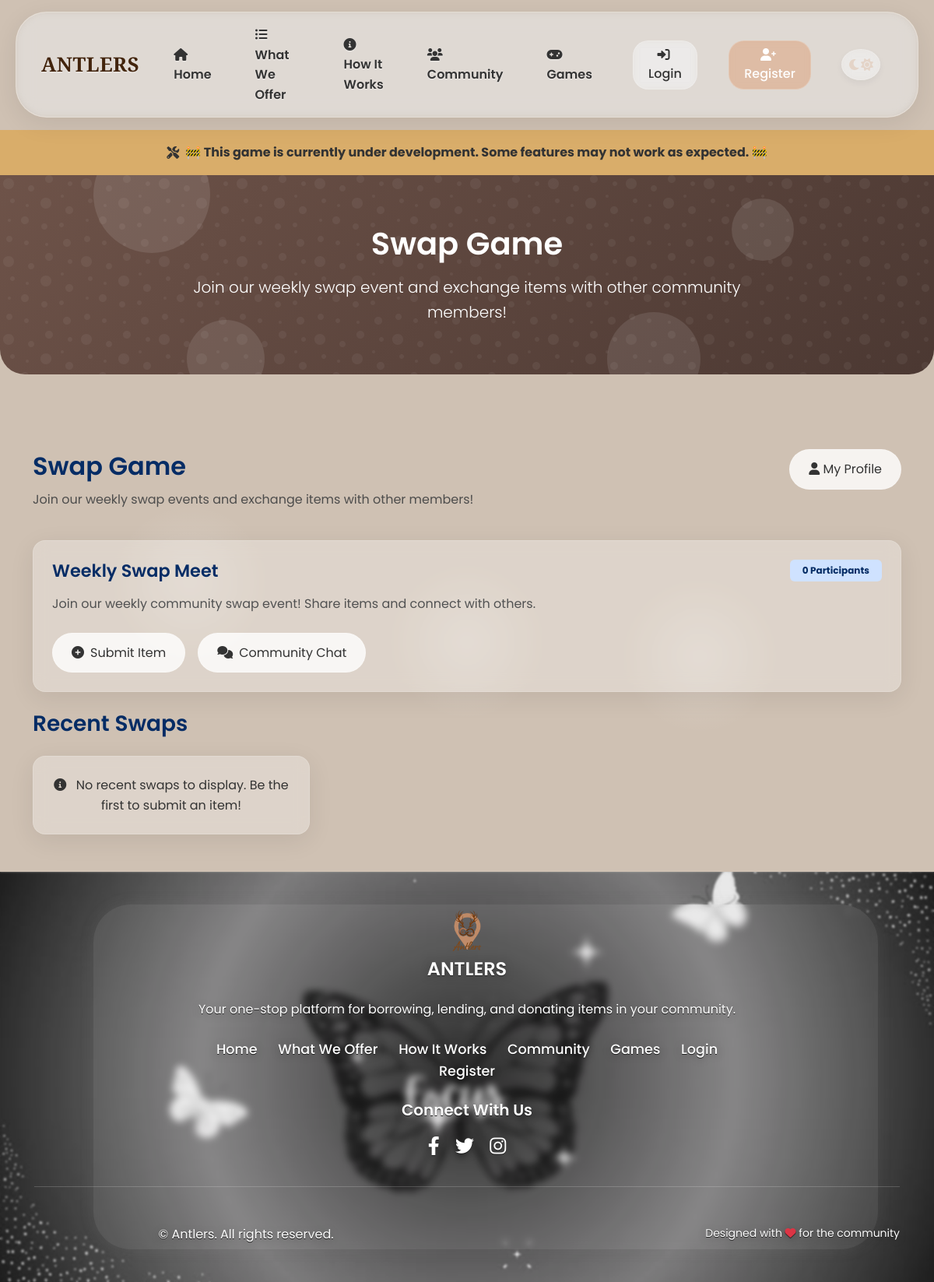
/games, run on the app's committed database.
### app.py (models this page shows)
class SwapEvent(db.Model):
    id = db.Column(db.Integer, primary_key=True)
    name = db.Column(db.String(100), nullable=False)
    description = db.Column(db.Text)
    start_date = db.Column(db.DateTime)
    end_date = db.Column(db.DateTime)
    status = db.Column(db.String(20), default='pending')  # pending, active, completed
    created_at = db.Column(db.DateTime, default=func.now())
    is_weekly = db.Column(db.Boolean, default=True)
    scheduled_day = db.Column(db.String(10), default='Saturday')  # Day of the week for scheduled events
    items = db.relationship('SwapItem', secondary='swap_event_items', backref=db.backref('events', lazy=True))

### app.py (the view)
@app.route('/games')
def games():
    upcoming_swap = SwapEvent.query.filter_by(status='active').first()
    recent_swaps = SwapItem.query.filter_by(status='completed').order_by(SwapItem.created_at.desc()).limit(6).all()
    participant_count = SwapItem.query.count()
    return render_template('games.html',
                         upcoming_swap=upcoming_swap,
                         recent_swaps=recent_swaps,
                         participant_count=participant_count)

### templates/games.html (shortened to what this page needs)
{% extends "base.html" %}
{% block content %}
<div class="container-fluid bg-warning py-3 mb-0">
    <div class="container">
        <div class="row">
            <div class="col-12 text-center">
                <div class="d-flex align-items-center justify-content-center">
                    <i class="fas fa-tools me-2"></i>
                    <strong>🚧 This game is currently under development. Some features may not work as expected. 🚧</strong>
                </div>
            </div>
        </div>
    </div>
</div>
<section class="games-header">
    <div class="animated-bg">
        <div class="animated-circle circle-1"></div>
        <div class="animated-circle circle-2"></div>
        <div class="animated-circle circle-3"></div>
        <div class="animated-circle circle-4"></div>
    </div>
    <div class="container games-header-content">
        <div class="row justify-content-center">
            <div class="col-lg-8 text-center">
                <h1 class="text-white mb-3">Swap Game</h1>
                <p class="lead text-white mb-0">Join our weekly swap event and exchange items with other community members!</p>
            </div>
        </div>
    </div>
</section>
<div class="container py-5 position-relative">
    <div class="light-effect light-effect-1"></div>
    <div class="light-effect light-effect-2"></div>
    <div class="light-effect light-effect-3"></div>
    <div class="row mb-4">
        <div class="col-12">
            <div class="d-flex justify-content-between align-items-center">
                <h2 class="text-primary-emphasis">Swap Game</h2>
                <a href="{{ url_for('profile') }}" class="glass-btn">
                    <i class="fas fa-user"></i> My Profile
                </a>
            </div>
            <p class="text-muted">Join our weekly swap events and exchange items with other members!</p>
        </div>
    </div>
    {% if upcoming_swap %}
    <div class="row mb-4">
        <div class="col-12">
            <div class="glass-card">
                <div class="card-body p-4">
                    <div class="d-flex justify-content-between align-items-center mb-3">
                        <h3 class="card-title mb-0 text-primary-emphasis">{{ upcoming_swap.name }}</h3>
                        <span class="badge bg-primary-subtle text-primary-emphasis px-3 py-2">
                            {{ participant_count }} Participants
                        </span>
                    </div>
                    <p class="card-text text-muted mb-4">{{ upcoming_swap.description }}</p>
                    <div class="d-flex gap-3">
                        <a href="{{ url_for('submit_swap_item') }}" class="glass-btn">
                            <i class="fas fa-plus-circle me-2"></i>Submit Item
                        </a>
                        {% if upcoming_swap.status == 'active' %}
                        <a href="{{ url_for('game_community', event_id=upcoming_swap.id) }}" class="glass-btn">
                            <i class="fas fa-comments me-2"></i>Community Chat
                        </a>
                        {% endif %}
                    </div>
                </div>
            </div>
        </div>
    </div>
    {% endif %}
    <div class="row">
        <div class="col-12">
            <h3 class="text-primary-emphasis mb-4">Recent Swaps</h3>
            <div class="row row-cols-1 row-cols-md-2 row-cols-lg-3 g-4">
                    {% for swap in recent_swaps %}
                <div class="col">
                    <div class="glass-card h-100">
                        <img src="{{ url_for('static', filename=swap.item.image) }}"
                             class="card-img-top"
                             alt="{{ swap.item.name }}"
                             style="height: 200px; object-fit: cover; border-radius: 1rem 1rem 0 0;">
                        <div class="card-body">
                            <h5 class="card-title text-primary-emphasis">{{ swap.item.name }}</h5>
                            <p class="card-text text-muted">{{ swap.item.description[:100] }}{% if swap.item.description|length > 100 %}...{% endif %}</p>
                            <div class="d-flex justify-content-between align-items-center">
                                <small class="text-muted">By {{ swap.user.username }}</small>
                                <span class="badge bg-success-subtle text-success-emphasis">
                                    {{ swap.item.condition }}
                                </span>
                            </div>
                        </div>
                    </div>
                </div>
                {% else %}
                <div class="col-12">
                    <div class="glass-card">
                        <div class="card-body p-4 text-center">
                            <i class="fas fa-info-circle me-2"></i>
                            No recent swaps to display. Be the first to submit an item!
                        </div>
                    </div>
                </div>
                {% endfor %}
            </div>
        </div>
    </div>
</div>
{% endblock %}

### static/css/theme.css (style rules this page uses)
:root { --light-background: #CFC1B3; --light-surface: #E8E1D9; --light-primary: #A18167; --light-secondary: #7C6E63; --light-accent: #D7956B; --light-text: #2D2A28; --light-text-secondary: #5F574F; --light-border: #D1C5B7; --light-card: rgba(255, 255, 255, 0.7); --light-success: #7FA87B; --light-info: #7E9DC0; --light-warning: #D9AD6A; --light-danger: #C27F75; --dark-background: #121212; --dark-surface: #1E1E1E; --dark-primary: #E0E0E0; --dark-secondary: #BBBBBB; --dark-accent: #4D8AE0; --dark-text: #FFFFFF; --dark-text-secondary: #BBBBBB; --dark-border: #444444; --dark-card: #1A1A1A; --dark-card-secondary: #252525; --dark-success: #66BB6A; --dark-info: #4D8AE0; --dark-warning: #FFA726; --dark-danger: #E57373; --dark-muted: #9E9E9E; --dark-light: #E0E0E0; --dark-subtle: #2A2A2A; --dark-hover: #2E2E2E; --primary-color: var(--light-primary); --primary-color-light: var(--light-accent); --primary-color-dark: #7D614E; --secondary-color: var(--light-secondary); --accent-color: var(--light-accent); --accent-color-light: #E5B695; --text-color: var(--light-text); --text-color-light: var(--light-text-secondary); --text-light: #FFFFFF; --background-light: var(--light-background); --background-neutral: var(--light-surface); --success-color: var(--light-success); --info-color: var(--light-info); --warning-color: var(--light-warning); --danger-color: var(--light-danger); --rgb-primary: 161, 129, 103; --rgb-accent: 215, 149, 107; --rgb-background: 207, 193, 179; --rgb-text: 45, 42, 40; --rgb-dark-primary: 224, 224, 224; --rgb-dark-accent: 77, 138, 224; --rgb-dark-background: 18, 18, 18; }
body { color: var(--text-color); background-color: var(--background-light); font-family: 'Poppins', sans-serif; transition: background-color 0.3s ease, color 0.3s ease; }
body:not(.dark-theme) .glass-card { background: rgba(255, 255, 255, 0.3); backdrop-filter: blur(10px); -webkit-backdrop-filter: blur(10px); border: 1px solid rgba(255, 255, 255, 0.15); box-shadow: 0 8px 32px rgba(0, 0, 0, 0.08); border-radius: 16px; transition: all 0.3s ease; }
.bg-warning, .badge-warning { background-color: var(--warning-color) !important; }
a { color: var(--primary-color); transition: color 0.3s ease; }

### static/css/style.css (style rules this page uses)
:root { --primary-color: #4B3832; --primary-color-light: #6e5349; --primary-color-dark: #3C2F2F; --secondary-color: #854442; --accent-color: #BE9B7B; --accent-color-light: #E4D4C8; --text-color: #333; --light-color: #f5f5f5; --dark-color: #263238; --shadow: 0 4px 6px rgba(0, 0, 0, 0.1); --transition: all 0.3s ease; }
* { margin: 0; padding: 0; box-sizing: border-box; }
html { scroll-behavior: smooth; height: 100%; overflow-x: hidden; perspective: 1px; }
body { font-family: 'Poppins', sans-serif; line-height: 1.6; color: var(--text-color); overflow-x: hidden; background-color: var(--background-light); transform-style: preserve-3d; height: 100%; perspective: 1px; transform-style: preserve-3d; }
a { text-decoration: none; color: var(--primary-color); transition: var(--transition); }
.card-body { padding: 1.5rem; }
.card-title { font-size: 1.4rem; margin-bottom: 0.8rem; color: var(--dark-color); transition: transform 0.3s ease; }
.card-text { color: #666; margin-bottom: 1.2rem; }
h1, h2, h3, h4, h5, h6 { font-weight: 600; }

### templates/base.html (style rules this page uses)
body { transition: background-color 0.3s ease, color 0.3s ease; }

### data on the page
SwapEvent: name "Weekly Swap Meet", description "Join our weekly community swap event! Share items and connect with others."

### other printed values
{{ participant_count }} "0"
